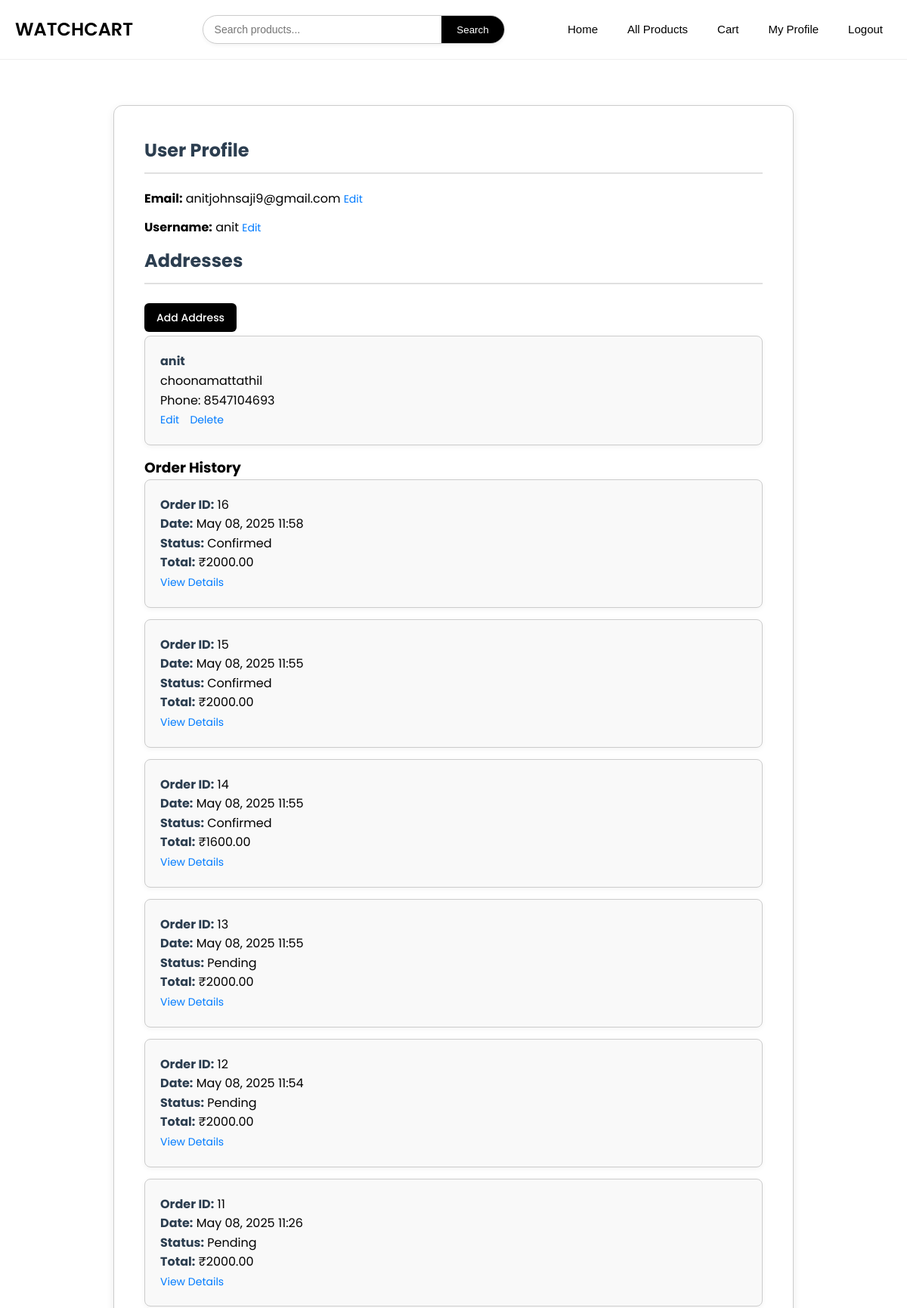
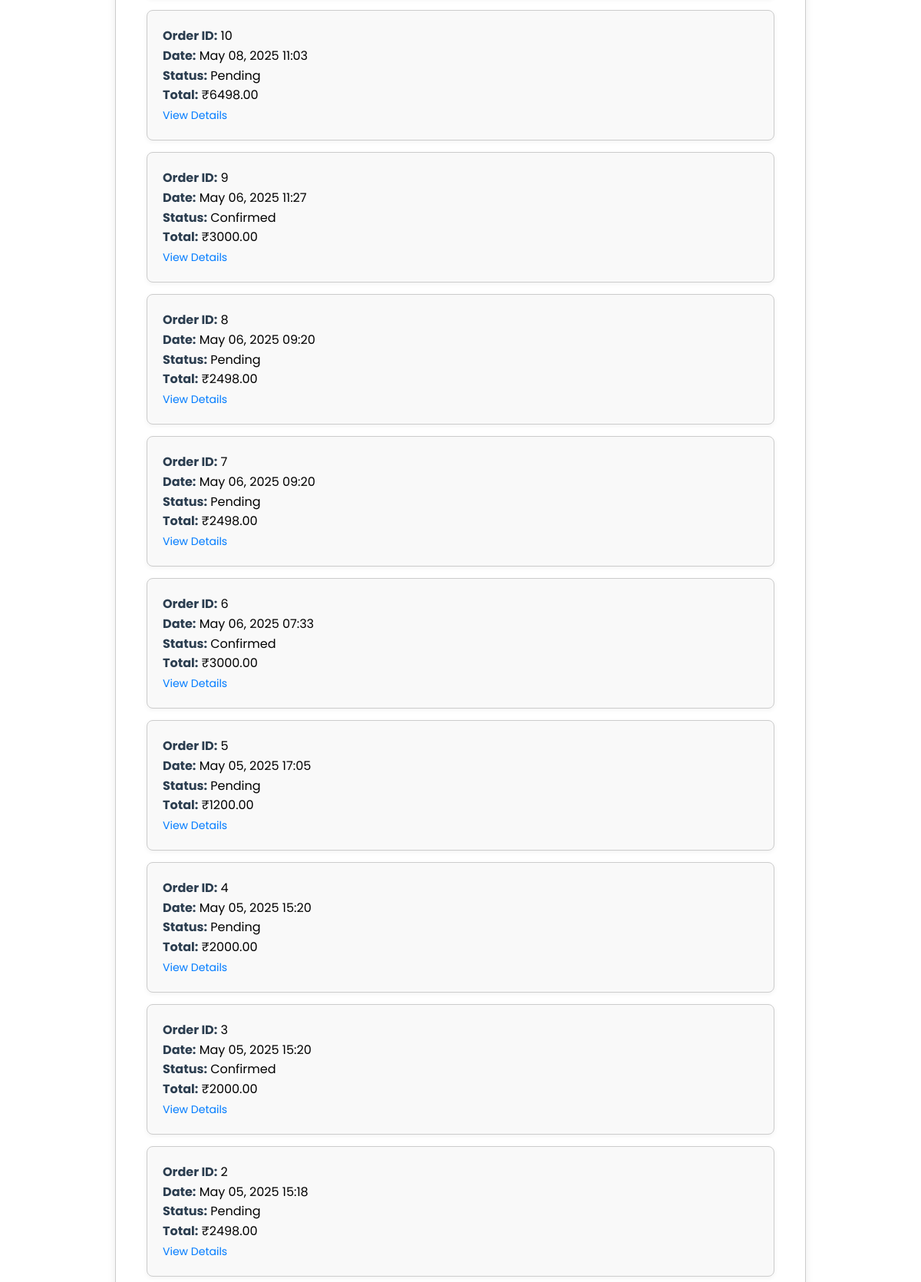
Screenshot of /profile/ (signed in, upper part) with the database file from the repository (2 pictures, top to bottom).
### eapp/models.py (models this page shows, shortened)
class Address(models.Model):
    user = models.ForeignKey(User, on_delete=models.CASCADE)
    name = models.CharField(max_length=225)
    address = models.TextField()
    phone = models.CharField(max_length=12)
    is_default = models.BooleanField(default=False)

class Order(models.Model):
    PAYMENT_METHODS = [
        ('online', 'Online Payment'),
        ('cod', 'Cash on Delivery'),
    ]
    STATUS_CHOICES = [
        ('Pending', 'Pending'),
        ('Confirmed', 'Confirmed'),
    ]
    user = models.ForeignKey(User, on_delete=models.CASCADE)
    name = models.CharField(max_length=255, blank=True)
    phone = models.CharField(max_length=15, blank=True)
    shipping_address = models.TextField()
    payment_method = models.CharField(max_length=20, choices=PAYMENT_METHODS)
    total_price = models.DecimalField(max_digits=10, decimal_places=2)
    date_ordered = models.DateTimeField(auto_now_add=True)
    is_paid = models.BooleanField(default=False)
    status = models.CharField(max_length=20, choices=STATUS_CHOICES, default='Pending')
    razorpay_payment_id = models.CharField(max_length=100, blank=True, null=True)

### eapp/views.py (the view)
# urls.py: path('profile/', views.profile_view, name='profile'),
@login_required
def profile_view(request):
    addresses = Address.objects.filter(user=request.user)
    orders = Order.objects.filter(user=request.user).order_by('-date_ordered')
    return render(request, 'profile.html', {
        'email': request.user.email,
        'addresses': addresses,
        'orders': orders
    })

### templates/profile.html (shortened to what this page needs)
{% load static %}
<!DOCTYPE html>
<html lang="en">
<head>
  <link rel="stylesheet" href="{% static 'css/profile.css' %}" />
</head>
<body>
  <nav class="navbar">
    <a class="navbar-brand" href="#">WATCHCART</a>
    <div class="nav-links">
      <a href="{% url 'index' %}"><button>Home</button></a>
      <a href="{% url 'product_list' %}"><button>All Products</button></a>
      <a href="{% url 'cart_view' %}"><button>Cart</button></a>
      <a href="{% url 'profile' %}"><button>My Profile</button></a>
      {% if user.is_authenticated %}
        <a href="{% url 'logout' %}"><button>Logout</button></a>
      {% else %}
        <a href="{% url 'userlogin' %}"><button>Login</button></a>
      {% endif %}
    </div>
    <div class="search">
      <form method="GET" action="{% url 'search_results' %}">
        <input type="text" name="q" placeholder="Search products..." required />
        <button type="submit">Search</button>
      </form>
    </div>
  </nav>
  <div class="container">
    <div class="profile-section">
      <h2>User Profile</h2>
      <p><strong>Email:</strong> {{ email }} <a href="{% url 'edit_email' %}">Edit</a></p>
      <p><strong>Username:</strong> {{ request.user.username }} <a href="{% url 'edit_username' %}">Edit</a></p>
    </div>
    <div class="address-section">
      <h3>Addresses</h3>
      <a class="custom-btn green" href="{% url 'add_address' %}">Add Address</a>
      {% if addresses %}
        <ul class="list-group">
          {% for addr in addresses %}
            <li class="list-group-item">
              <strong>{{ addr.name }}</strong><br />
              {{ addr.address }}<br />
              Phone: {{ addr.phone }}<br />
              <a href="{% url 'edit_address' addr.id %}">Edit</a>
              <a href="{% url 'delete_address' addr.id %}">Delete</a>
            </li>
          {% endfor %}
        </ul>
      {% else %}
        <p>No addresses saved yet.</p>
      {% endif %}
    </div>
    <div class="order-history-section">
      <h3>Order History</h3>
      {% if orders %}
        <ul class="list-group">
          {% for order in orders %}
            <li class="list-group-item">
              <strong>Order ID:</strong> {{ order.id }}<br />
              <strong>Date:</strong> {{ order.date_ordered|date:"M d, Y H:i" }}<br />
              <strong>Status:</strong> {{ order.status }}<br />
              <strong>Total:</strong> ₹{{ order.total_price }}<br />
              <a href="{% url 'order_detail' order.id %}">View Details</a>
            </li>
          {% endfor %}
        </ul>
      {% else %}
        <p>You have not placed any orders yet.</p>
      {% endif %}
    </div>
  </div>
</body>
</html>

### static/css/profile.css (style rules this page uses)
* { margin: 0; padding: 0; box-sizing: border-box; }
body { font-family: 'Poppins', sans-serif; background-color: #fff; color: #000; line-height: 1.6; }
.navbar { background-color: #fff; border-bottom: 1px solid #eee; padding: 10px 20px; display: flex; align-items: center; justify-content: space-between; flex-wrap: wrap; position: relative; }
.navbar-brand { font-size: 24px; font-weight: 600; color: #000; text-decoration: none; margin-right: 20px; }
.search { flex: 1; display: flex; justify-content: center; margin: 10px 0; order: 2; }
.search form { display: flex; max-width: 400px; width: 100%; border-radius: 30px; overflow: hidden; border: 1px solid #ccc; background-color: #fff; box-shadow: 0 2px 5px rgba(0, 0, 0, 0.05); }
.search input { border: none; padding: 10px 15px; font-size: 14px; flex: 1; outline: none; background-color: transparent; color: #000; }
.search button { background-color: #000; color: #fff; border: none; padding: 10px 20px; cursor: pointer; font-weight: 500; transition: background-color 0.3s ease; }
.nav-links { display: flex; align-items: center; gap: 15px; white-space: nowrap; flex-wrap: nowrap; order: 3; }
.nav-links a { text-decoration: none; }
.nav-links button { background: none; border: none; font-size: 15px; padding: 8px 12px; font-weight: 500; color: #000; transition: all 0.3s ease; border-bottom: 2px solid transparent; cursor: pointer; }
.container { max-width: 900px; margin: 60px auto; background: #fff; padding: 40px; border-radius: 12px; box-shadow: 0 4px 12px rgba(0, 0, 0, 0.08); border: 1px solid #ccc; }
.profile-section h2, .address-section h3 { font-size: 24px; color: #2c3e50; margin-bottom: 20px; border-bottom: 2px solid #e0e0e0; padding-bottom: 10px; }
.profile-section p { font-size: 16px; margin: 12px 0; }
.profile-section a, .address-section a { font-size: 14px; color: #007BFF; text-decoration: none; }
.custom-btn { display: inline-block; font-size: 14px; padding: 8px 16px; margin: 5px 5px 5px 0; border-radius: 6px; font-weight: 500; border: none; cursor: pointer; transition: background-color 0.3s ease; text-decoration: none; }
.custom-btn.green { background-color: #000; color: #fff; }
.list-group { list-style: none; padding: 0; }
.list-group-item { background-color: #f9f9f9; margin-bottom: 15px; padding: 20px; border-radius: 8px; border: 1px solid #ccc; box-shadow: 0 2px 6px rgba(0, 0, 0, 0.05); transition: box-shadow 0.3s ease; }
.list-group-item strong { font-size: 16px; color: #2c3e50; }
.list-group-item a { font-size: 14px; color: #007bff; text-decoration: none; margin-right: 10px; }

### rows the page displays
Address: name "anit", address "choonamattathil", phone "8547104693"
Order: id "16", date_ordered "May 08, 2025 11:58", status "Confirmed", total_price "2000.00"
Order: id "15", date_ordered "May 08, 2025 11:55", status "Confirmed", total_price "2000.00"
Order: id "14", date_ordered "May 08, 2025 11:55", status "Confirmed", total_price "1600.00"
Order: id "13", date_ordered "May 08, 2025 11:55", status "Pending", total_price "2000.00"
Order: id "12", date_ordered "May 08, 2025 11:54", status "Pending", total_price "2000.00"
Order: id "11", date_ordered "May 08, 2025 11:26", status "Pending", total_price "2000.00"
Order: id "10", date_ordered "May 08, 2025 11:03", status "Pending", total_price "6498.00"
Order: id "9", date_ordered "May 06, 2025 11:27", status "Confirmed", total_price "3000.00"
Order: id "8", date_ordered "May 06, 2025 09:20", status "Pending", total_price "2498.00"
Order: id "7", date_ordered "May 06, 2025 09:20", status "Pending", total_price "2498.00"
Order: id "6", date_ordered "May 06, 2025 07:33", status "Confirmed", total_price "3000.00"
Order: id "5", date_ordered "May 05, 2025 17:05", status "Pending", total_price "1200.00"
Order: id "4", date_ordered "May 05, 2025 15:20", status "Pending", total_price "2000.00"
Order: id "3", date_ordered "May 05, 2025 15:20", status "Confirmed", total_price "2000.00"
Order: id "2", date_ordered "May 05, 2025 15:18", status "Pending", total_price "2498.00"

### other values shown
{{ email }} "anitjohnsaji9@gmail.com"
{{ request.user.username }} "anit"
